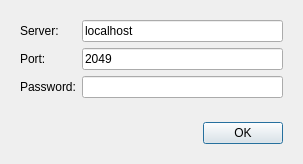
<?xml version="1.0" encoding="UTF-8"?>
<ui version="4.0">
 <class>PrivateServerDialog</class>
 <widget class="QDialog" name="PrivateServerDialog">
  <property name="windowModality">
   <enum>Qt::ApplicationModal</enum>
  </property>
  <property name="geometry">
   <rect>
    <x>0</x>
    <y>0</y>
    <width>303</width>
    <height>155</height>
   </rect>
  </property>
  <property name="windowTitle">
   <string>Connecting in private Ninjam server ...</string>
  </property>
  <property name="accessibleDescription">
   <string>This the private server dialog</string>
  </property>
  <property name="modal">
   <bool>true</bool>
  </property>
  <layout class="QVBoxLayout" name="verticalLayout">
   <item>
    <widget class="QWidget" name="widget" native="true">
     <layout class="QFormLayout" name="formLayout">
      <item row="0" column="0">
       <widget class="QLabel" name="label">
        <property name="text">
         <string>Server:</string>
        </property>
       </widget>
      </item>
      <item row="0" column="1">
       <widget class="QLineEdit" name="serverTextField">
        <property name="accessibleDescription">
         <string>type here the name of the server to join</string>
        </property>
        <property name="text">
         <string>localhost</string>
        </property>
       </widget>
      </item>
      <item row="2" column="0">
       <widget class="QLabel" name="label_2">
        <property name="toolTip">
         <string>leave blank to connect as annonymous</string>
        </property>
        <property name="text">
         <string>Password:</string>
        </property>
       </widget>
      </item>
      <item row="2" column="1">
       <widget class="QLineEdit" name="passwordTextField">
        <property name="toolTip">
         <string>leave blank to connect as annonymous</string>
        </property>
        <property name="accessibleDescription">
         <string>type here the password</string>
        </property>
       </widget>
      </item>
      <item row="1" column="0">
       <widget class="QLabel" name="label_3">
        <property name="text">
         <string>Port:</string>
        </property>
       </widget>
      </item>
      <item row="1" column="1">
       <widget class="QLineEdit" name="serverPortTextField">
        <property name="accessibleDescription">
         <string>type here the port to use</string>
        </property>
        <property name="text">
         <string>2049</string>
        </property>
       </widget>
      </item>
     </layout>
    </widget>
   </item>
   <item>
    <widget class="QWidget" name="widget_2" native="true">
     <layout class="QHBoxLayout" name="horizontalLayout">
      <item>
       <spacer name="horizontalSpacer">
        <property name="orientation">
         <enum>Qt::Horizontal</enum>
        </property>
        <property name="sizeHint" stdset="0">
         <size>
          <width>40</width>
          <height>20</height>
         </size>
        </property>
       </spacer>
      </item>
      <item>
       <widget class="QPushButton" name="okButton">
        <property name="accessibleDescription">
         <string>Press this button if you are ok</string>
        </property>
        <property name="text">
         <string>OK</string>
        </property>
       </widget>
      </item>
     </layout>
    </widget>
   </item>
  </layout>
 </widget>
 <tabstops>
  <tabstop>serverTextField</tabstop>
  <tabstop>serverPortTextField</tabstop>
  <tabstop>passwordTextField</tabstop>
  <tabstop>okButton</tabstop>
 </tabstops>
 <resources/>
 <connections/>
</ui>
